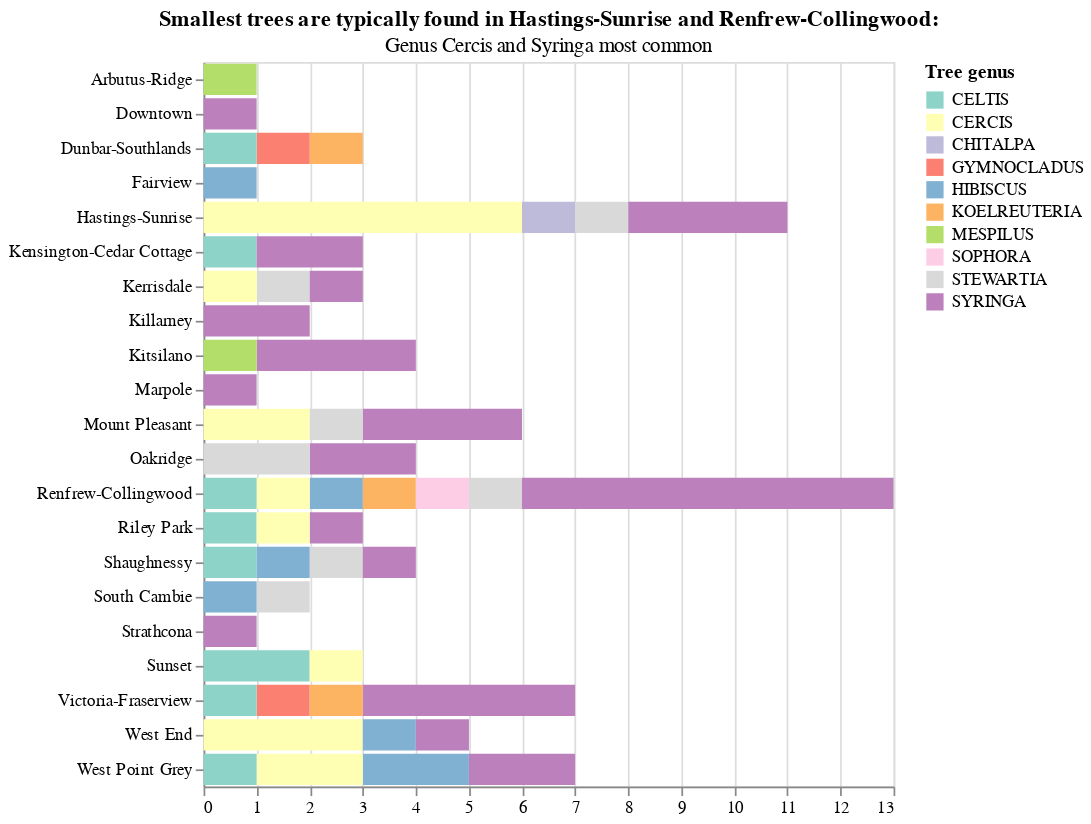

The code cell stored with this chart in its notebook:
### Markdown cell above
### Plot 3: Small Trees by Neighbourhood

### Code cell
# Smallest tree genera by diameter
diameter_genus_low10 = grouped_genus.sort_values('mean', ascending=True).head(10)

# Smallest tree genera by height_range_id
height_genus_low10 = grouped_genus.sort_values('mean', ascending=True).head(10)

# Keep genus if in both top ten 
in_both_small = set(diameter_genus_low10.index) & set(height_genus_low10.index)

# Create small trees dataframe
small_trees_df = trees_clean.copy()
small_trees_df = small_trees_df[small_trees_df['genus_name'].isin(in_both_small)]

# Plot title
plot3_title = alt.TitleParams(
    "Smallest trees are typically found in Hastings-Sunrise and Renfrew-Collingwood: ",
    subtitle="Genus Cercis and Syringa most common",
)

# Plot small trees by neighbourhood
plot3 = alt.Chart(small_trees_df).mark_bar().encode(
        alt.X('count():Q', title=None), # Needs a title? or mark_text?
        alt.Y("neighbourhood_name", title=None),
        alt.Color("genus_name", title="Tree genus", scale=alt.Scale(scheme='set3')),
).properties(title=plot3_title)

plot3

### Figure 1 — Vega-Lite specification as saved in the notebook (floating-point values rounded to 4 significant figures)
{"config": {"view": {"continuousWidth": 400, "continuousHeight": 300}}, "data": {"name": "data-6d4f21b30ad41733da5dac398111a48a"}, "mark": "bar", "encoding": {"color": {"type": "nominal", "field": "genus_name", "scale": {"scheme": "set3"}, "title": "Tree genus"}, "x": {"type": "quantitative", "aggregate": "count", "title": null}, "y": {"type": "nominal", "field": "neighbourhood_name", "title": null}}, "title": {"text": "Smallest trees are typically found in Hastings-Sunrise and Renfrew-Collingwood: ", "subtitle": "Genus Cercis and Syringa most common"}, "$schema": "https://vega.github.io/schema/vega-lite/v4.8.1.json", "datasets": {"data-6d4f21b30ad41733da5dac398111a48a": [{"species_name": "RETICULATA", "neighbourhood_name": "Kitsilano", "date_planted": "2019-02-19T00:00:00", "diameter": 3.0, "genus_name": "SYRINGA", "height_range_id": 1}, {"species_name": "PANICULATA", "neighbourhood_name": "Dunbar-Southlands", "date_planted": "", "diameter": 3.0, "genus_name": "KOELREUTERIA", "height_range_id": 1}, {"species_name": "PSEUDOCAMELLIA", "neighbourhood_name": "Kerrisdale", "date_planted": "1999-04-23T00:00:00", "diameter": 4.0, "genus_name": "STEWARTIA", "height_range_id": 2}, {"species_name": "SYRIACA", "neighbourhood_name": "West Point Grey", "date_planted": "2006-03-30T00:00:00", "diameter": 3.0, "genus_name": "HIBISCUS", "height_range_id": 1}, {"species_name": "RETICULATA", "neighbourhood_name": "Hastings-Sunrise", "date_planted": "2011-12-20T00:00:00", "diameter": 3.0, "genus_name": "SYRINGA", "height_range_id": 1}, {"species_name": "OCCIDENTALIS", "neighbourhood_name": "Sunset", "date_planted": "2008-12-17T00:00:00", "diameter": 3.0, "genus_name": "CELTIS", "height_range_id": 1}, {"species_name": "PSEUDOCAMELLIA", "neighbourhood_name": "Shaughnessy", "date_planted": "", "diameter": 3.0, "genus_name": "STEWARTIA", "height_range_id": 1}, {"species_name": "RETICULATA", "neighbourhood_name": "Shaughnessy", "date_planted": "2004-02-16T00:00:00", "diameter": 3.0, "genus_name": "SYRINGA", "height_range_id": 2}, {"species_name": "DIOICUS", "neighbourhood_name": "Victoria-Fraserview", "date_planted": "2007-05-17T00:00:00", "diameter": 3.0, "genus_name": "GYMNOCLADUS", "height_range_id": 1}, {"species_name": "OCCIDENTALIS", "neighbourhood_name": "Kensington-Cedar Cottage", "date_planted": "2013-03-25T00:00:00", "diameter": 3.0, "genus_name": "CELTIS", "height_range_id": 1}, {"species_name": "CANADENSIS", "neighbourhood_name": "Mount Pleasant", "date_planted": "2005-03-01T00:00:00", "diameter": 6.5, "genus_name": "CERCIS", "height_range_id": 1}, {"species_name": "RETICULATA", "neighbourhood_name": "Kensington-Cedar Cottage", "date_planted": "2002-01-15T00:00:00", "diameter": 4.0, "genus_name": "SYRINGA", "height_range_id": 2}, {"species_name": "RETICULATA", "neighbourhood_name": "Kitsilano", "date_planted": "2014-04-28T00:00:00", "diameter": 3.0, "genus_name": "SYRINGA", "height_range_id": 1}, {"species_name": "CANADENSIS", "neighbourhood_name": "West End", "date_planted": "2012-11-28T00:00:00", "diameter": 3.0, "genus_name": "CERCIS", "height_range_id": 1}, {"species_name": "RETICULATA", "neighbourhood_name": "Oakridge", "date_planted": "2013-10-29T00:00:00", "diameter": 3.0, "genus_name": "SYRINGA", "height_range_id": 1}, {"species_name": "PSEUDOCAMELLIA", "neighbourhood_name": "Oakridge", "date_planted": "2014-03-13T00:00:00", "diameter": 3.0, "genus_name": "STEWARTIA", "height_range_id": 1}, {"species_name": "PANICULATA", "neighbourhood_name": "Renfrew-Collingwood", "date_planted": "", "diameter": 3.0, "genus_name": "KOELREUTERIA", "height_range_id": 1}, {"species_name": "SYRIACA", "neighbourhood_name": "West End", "date_planted": "2006-01-10T00:00:00", "diameter": 3.0, "genus_name": "HIBISCUS", "height_range_id": 1}, {"species_name": "CHINENSIS", "neighbourhood_name": "Hastings-Sunrise", "date_planted": "2010-01-25T00:00:00", "diameter": 3.0, "genus_name": "CERCIS", "height_range_id": 1}, {"species_name": "CANADENSIS", "neighbourhood_name": "West End", "date_planted": "2012-11-30T00:00:00", "diameter": 4.0, "genus_name": "CERCIS", "height_range_id": 2}, {"species_name": "RETICULATA", "neighbourhood_name": "Renfrew-Collingwood", "date_planted": "2006-02-07T00:00:00", "diameter": 2.25, "genus_name": "SYRINGA", "height_range_id": 1}, {"species_name": "RETICULATA", "neighbourhood_name": "Hastings-Sunrise", "date_planted": "2002-04-26T00:00:00", "diameter": 4.0, "genus_name": "SYRINGA", "height_range_id": 1}, {"species_name": "OCCIDENTALIS", "neighbourhood_name": "Riley Park", "date_planted": "2013-12-17T00:00:00", "diameter": 4.0, "genus_name": "CELTIS", "height_range_id": 1}, {"species_name": "RETICULATA", "neighbourhood_name": "Riley Park", "date_planted": "2010-01-05T00:00:00", "diameter": 3.0, "genus_name": "SYRINGA", "height_range_id": 1}, {"species_name": "DIOICUS", "neighbourhood_name": "Dunbar-Southlands", "date_planted": "2010-11-18T00:00:00", "diameter": 3.0, "genus_name": "GYMNOCLADUS", "height_range_id": 1}, {"species_name": "SYRIACA", "neighbourhood_name": "Renfrew-Collingwood", "date_planted": "2005-01-14T00:00:00", "diameter": 2.5, "genus_name": "HIBISCUS", "height_range_id": 1}, {"species_name": "TASHKENTENSIS", "neighbourhood_name": "Hastings-Sunrise", "date_planted": "2013-03-26T00:00:00", "diameter": 3.0, "genus_name": "CHITALPA", "height_range_id": 1}, {"species_name": "RETICULATA", "neighbourhood_name": "Downtown", "date_planted": "2007-02-02T00:00:00", "diameter": 3.0, "genus_name": "SYRINGA", "height_range_id": 1}, {"species_name": "RETICULATA", "neighbourhood_name": "Strathcona", "date_planted": "2014-12-22T00:00:00", "diameter": 3.0, "genus_name": "SYRINGA", "height_range_id": 1}, {"species_name": "RETICULATA", "neighbourhood_name": "Victoria-Fraserview", "date_planted": "1998-12-10T00:00:00", "diameter": 3.0, "genus_name": "SYRINGA", "height_range_id": 2}, {"species_name": "PSEUDOCAMELLIA", "neighbourhood_name": "Renfrew-Collingwood", "date_planted": "2011-02-01T00:00:00", "diameter": 3.0, "genus_name": "STEWARTIA", "height_range_id": 1}, {"species_name": "GERMANICA", "neighbourhood_name": "Kitsilano", "date_planted": "2003-11-18T00:00:00", "diameter": 2.0, "genus_name": "MESPILUS", "height_range_id": 1}, {"species_name": "RETICULATA", "neighbourhood_name": "Kitsilano", "date_planted": "2008-12-05T00:00:00", "diameter": 4.5, "genus_name": "SYRINGA", "height_range_id": 1}, {"species_name": "RETICULATA", "neighbourhood_name": "Kensington-Cedar Cottage", "date_planted": "2006-03-08T00:00:00", "diameter": 3.0, "genus_name": "SYRINGA", "height_range_id": 1}, {"species_name": "GERMANICA", "neighbourhood_name": "Arbutus-Ridge", "date_planted": "2004-02-19T00:00:00", "diameter": 5.0, "genus_name": "MESPILUS", "height_range_id": 2}, {"species_name": "CANADENSIS", "neighbourhood_name": "West End", "date_planted": "2012-11-30T00:00:00", "diameter": 3.0, "genus_name": "CERCIS", "height_range_id": 1}, {"species_name": "RETICULATA", "neighbourhood_name": "Victoria-Fraserview", "date_planted": "2014-01-27T00:00:00", "diameter": 3.0, "genus_name": "SYRINGA", "height_range_id": 1}, {"species_name": "RETICULATA", "neighbourhood_name": "Kerrisdale", "date_planted": "2006-01-26T00:00:00", "diameter": 3.0, "genus_name": "SYRINGA", "height_range_id": 1}, {"species_name": "CANADENSIS", "neighbourhood_name": "Renfrew-Collingwood", "date_planted": "2004-11-03T00:00:00", "diameter": 6.0, "genus_name": "CERCIS", "height_range_id": 2}, {"species_name": "OCCIDENTALIS", "neighbourhood_name": "Sunset", "date_planted": "2010-02-26T00:00:00", "diameter": 3.0, "genus_name": "CELTIS", "height_range_id": 1}, {"species_name": "RETICULATA", "neighbourhood_name": "Renfrew-Collingwood", "date_planted": "2006-02-13T00:00:00", "diameter": 2.0, "genus_name": "SYRINGA", "height_range_id": 1}, {"species_name": "RETICULATA", "neighbourhood_name": "Renfrew-Collingwood", "date_planted": "2013-03-01T00:00:00", "diameter": 3.0, "genus_name": "SYRINGA", "height_range_id": 1}, {"species_name": "CANADENSIS", "neighbourhood_name": "West Point Grey", "date_planted": "2008-02-18T00:00:00", "diameter": 4.5, "genus_name": "CERCIS", "height_range_id": 1}, {"species_name": "CHINENSIS", "neighbourhood_name": "Hastings-Sunrise", "date_planted": "2010-01-27T00:00:00", "diameter": 3.0, "genus_name": "CERCIS", "height_range_id": 1}, {"species_name": "RETICULATA", "neighbourhood_name": "Renfrew-Collingwood", "date_planted": "2017-04-03T00:00:00", "diameter": 3.0, "genus_name": "SYRINGA", "height_range_id": 1}, {"species_name": "PSEUDOCAMELLIA", "neighbourhood_name": "South Cambie", "date_planted": "1998-12-08T00:00:00", "diameter": 3.0, "genus_name": "STEWARTIA", "height_range_id": 2}, {"species_name": "RETICULATA", "neighbourhood_name": "Victoria-Fraserview", "date_planted": "2014-01-27T00:00:00", "diameter": 3.0, "genus_name": "SYRINGA", "height_range_id": 1}, {"species_name": "RETICULATA", "neighbourhood_name": "Renfrew-Collingwood", "date_planted": "2013-02-27T00:00:00", "diameter": 3.0, "genus_name": "SYRINGA", "height_range_id": 1}, {"species_name": "RETICULATA", "neighbourhood_name": "Oakridge", "date_planted": "2013-10-29T00:00:00", "diameter": 3.0, "genus_name": "SYRINGA", "height_range_id": 1}, {"species_name": "OCCIDENTALIS", "neighbourhood_name": "Shaughnessy", "date_planted": "2007-04-05T00:00:00", "diameter": 3.0, "genus_name": "CELTIS", "height_range_id": 1}, {"species_name": "SYRIACA", "neighbourhood_name": "Fairview", "date_planted": "2007-04-25T00:00:00", "diameter": 3.0, "genus_name": "HIBISCUS", "height_range_id": 1}, {"species_name": "RETICULATA", "neighbourhood_name": "Mount Pleasant", "date_planted": "2013-10-25T00:00:00", "diameter": 3.5, "genus_name": "SYRINGA", "height_range_id": 1}, {"species_name": "RETICULATA", "neighbourhood_name": "Mount Pleasant", "date_planted": "", "diameter": 3.0, "genus_name": "SYRINGA", "height_range_id": 1}, {"species_name": "CHINENSIS", "neighbourhood_name": "Hastings-Sunrise", "date_planted": "2010-01-25T00:00:00", "diameter": 3.0, "genus_name": "CERCIS", "height_range_id": 1}, {"species_name": "RETICULATA", "neighbourhood_name": "West End", "date_planted": "2005-11-02T00:00:00", "diameter": 5.5, "genus_name": "SYRINGA", "height_range_id": 1}, {"species_name": "SYRIACA", "neighbourhood_name": "South Cambie", "date_planted": "2004-12-23T00:00:00", "diameter": 3.0, "genus_name": "HIBISCUS", "height_range_id": 2}, {"species_name": "RETICULATA", "neighbourhood_name": "Killarney", "date_planted": "2013-11-19T00:00:00", "diameter": 3.0, "genus_name": "SYRINGA", "height_range_id": 2}, {"species_name": "CANADENSIS", "neighbourhood_name": "Hastings-Sunrise", "date_planted": "2011-02-25T00:00:00", "diameter": 3.0, "genus_name": "CERCIS", "height_range_id": 1}, {"species_name": "OCCIDENTALIS", "neighbourhood_name": "Renfrew-Collingwood", "date_planted": "2019-04-24T00:00:00", "diameter": 3.0, "genus_name": "CELTIS", "height_range_id": 1}, {"species_name": "CANADENSIS", "neighbourhood_name": "Riley Park", "date_planted": "2009-12-14T00:00:00", "diameter": 3.0, "genus_name": "CERCIS", "height_range_id": 1}, {"species_name": "RETICULATA", "neighbourhood_name": "Victoria-Fraserview", "date_planted": "2003-03-26T00:00:00", "diameter": 2.0, "genus_name": "SYRINGA", "height_range_id": 1}, {"species_name": "JAPONICA", "neighbourhood_name": "Renfrew-Collingwood", "date_planted": "2005-04-11T00:00:00", "diameter": 3.75, "genus_name": "SOPHORA", "height_range_id": 1}, {"species_name": "CANADENSIS", "neighbourhood_name": "West Point Grey", "date_planted": "2013-01-25T00:00:00", "diameter": 3.75, "genus_name": "CERCIS", "height_range_id": 1}, {"species_name": "CANADENSIS", "neighbourhood_name": "Sunset", "date_planted": "2014-03-03T00:00:00", "diameter": 3.0, "genus_name": "CERCIS", "height_range_id": 1}, {"species_name": "CANADENSIS", "neighbourhood_name": "Hastings-Sunrise", "date_planted": "2008-03-11T00:00:00", "diameter": 5.25, "genus_name": "CERCIS", "height_range_id": 1}, {"species_name": "OCCIDENTALIS", "neighbourhood_name": "Dunbar-Southlands", "date_planted": "2010-11-18T00:00:00", "diameter": 3.0, "genus_name": "CELTIS", "height_range_id": 1}, {"species_name": "RETICULATA", "neighbourhood_name": "Hastings-Sunrise", "date_planted": "2002-04-17T00:00:00", "diameter": 4.0, "genus_name": "SYRINGA", "height_range_id": 1}, {"species_name": "RETICULATA", "neighbourhood_name": "West Point Grey", "date_planted": "2013-11-19T00:00:00", "diameter": 3.0, "genus_name": "SYRINGA", "height_range_id": 1}, {"species_name": "PSEUDOCAMELLIA", "neighbourhood_name": "Oakridge", "date_planted": "2013-02-21T00:00:00", "diameter": 3.0, "genus_name": "STEWARTIA", "height_range_id": 1}, {"species_name": "CANADENSIS", "neighbourhood_name": "Kerrisdale", "date_planted": "2002-11-07T00:00:00", "diameter": 7.0, "genus_name": "CERCIS", "height_range_id": 2}, {"species_name": "PANICULATA", "neighbourhood_name": "Victoria-Fraserview", "date_planted": "", "diameter": 3.0, "genus_name": "KOELREUTERIA", "height_range_id": 1}, {"species_name": "RETICULATA", "neighbourhood_name": "West Point Grey", "date_planted": "2013-01-04T00:00:00", "diameter": 3.0, "genus_name": "SYRINGA", "height_range_id": 1}, {"species_name": "PSEUDOCAMELLIA", "neighbourhood_name": "Hastings-Sunrise", "date_planted": "2018-03-20T00:00:00", "diameter": 3.0, "genus_name": "STEWARTIA", "height_range_id": 1}, {"species_name": "RETICULATA", "neighbourhood_name": "Renfrew-Collingwood", "date_planted": "2013-01-18T00:00:00", "diameter": 3.0, "genus_name": "SYRINGA", "height_range_id": 1}, {"species_name": "OCCIDENTALIS", "neighbourhood_name": "Victoria-Fraserview", "date_planted": "2003-02-12T00:00:00", "diameter": 5.0, "genus_name": "CELTIS", "height_range_id": 2}, {"species_name": "PSEUDOCAMELLIA", "neighbourhood_name": "Mount Pleasant", "date_planted": "2002-04-30T00:00:00", "diameter": 4.0, "genus_name": "STEWARTIA", "height_range_id": 1}, {"species_name": "SYRIACA", "neighbourhood_name": "Shaughnessy", "date_planted": "2004-12-23T00:00:00", "diameter": 5.0, "genus_name": "HIBISCUS", "height_range_id": 2}, {"species_name": "CHINENSIS", "neighbourhood_name": "Hastings-Sunrise", "date_planted": "2010-01-27T00:00:00", "diameter": 3.0, "genus_name": "CERCIS", "height_range_id": 1}, {"species_name": "CANADENSIS", "neighbourhood_name": "Mount Pleasant", "date_planted": "2011-02-23T00:00:00", "diameter": 3.0, "genus_name": "CERCIS", "height_range_id": 1}, {"species_name": "RETICULATA", "neighbourhood_name": "Mount Pleasant", "date_planted": "2013-10-25T00:00:00", "diameter": 3.5, "genus_name": "SYRINGA", "height_range_id": 1}, {"species_name": "RETICULATA", "neighbourhood_name": "Renfrew-Collingwood", "date_planted": "2002-01-11T00:00:00", "diameter": 3.0, "genus_name": "SYRINGA", "height_range_id": 1}, {"species_name": "RETICULATA", "neighbourhood_name": "Killarney", "date_planted": "2015-02-02T00:00:00", "diameter": 3.0, "genus_name": "SYRINGA", "height_range_id": 1}, {"species_name": "OCCIDENTALIS", "neighbourhood_name": "West Point Grey", "date_planted": "2005-01-05T00:00:00", "diameter": 4.8, "genus_name": "CELTIS", "height_range_id": 1}, {"species_name": "RETICULATA", "neighbourhood_name": "Marpole", "date_planted": "2003-12-22T00:00:00", "diameter": 2.0, "genus_name": "SYRINGA", "height_range_id": 2}, {"species_name": "SYRIACA", "neighbourhood_name": "West Point Grey", "date_planted": "2006-03-30T00:00:00", "diameter": 3.0, "genus_name": "HIBISCUS", "height_range_id": 1}]}}
